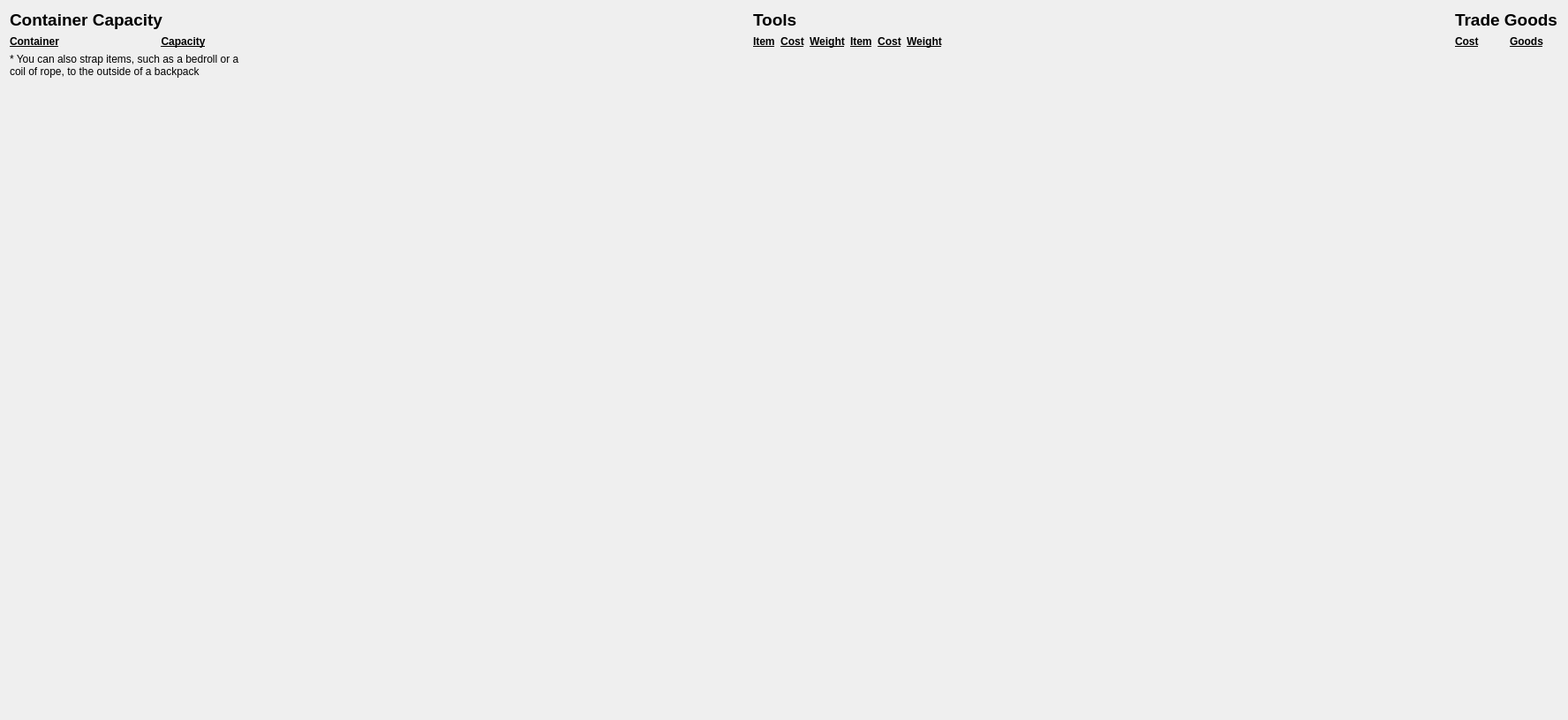
      <widget class="QWidget" name="scrollAreaWidgetContents_4">
       <property name="geometry">
        <rect>
         <x>0</x>
         <y>0</y>
         <width>1776</width>
         <height>815</height>
        </rect>
       </property>
       <layout class="QHBoxLayout" name="horizontalLayout_4">
        <item>
         <layout class="QVBoxLayout" name="verticalLayout_126">
          <item>
           <widget class="QLabel" name="label_1918">
            <property name="font">
             <font>
              <pointsize>14</pointsize>
              <weight>75</weight>
              <bold>true</bold>
             </font>
            </property>
            <property name="text">
             <string>Container Capacity</string>
            </property>
           </widget>
          </item>
          <item>
           <layout class="QHBoxLayout" name="horizontalLayout_22">
            <item>
             <layout class="QVBoxLayout" name="layoutContainerName">
              <item>
               <widget class="QLabel" name="label_1919">
                <property name="font">
                 <font>
                  <weight>75</weight>
                  <bold>true</bold>
                  <underline>true</underline>
                 </font>
                </property>
                <property name="text">
                 <string>Container</string>
                </property>
               </widget>
              </item>
             </layout>
            </item>
            <item>
             <layout class="QVBoxLayout" name="layoutContainerCapacity">
              <item>
               <widget class="QLabel" name="label_1933">
                <property name="font">
                 <font>
                  <weight>75</weight>
                  <bold>true</bold>
                  <underline>true</underline>
                 </font>
                </property>
                <property name="text">
                 <string>Capacity</string>
                </property>
                <property name="alignment">
                 <set>Qt::AlignCenter</set>
                </property>
               </widget>
              </item>
             </layout>
            </item>
           </layout>
          </item>
          <item>
           <widget class="QLabel" name="label_1947">
            <property name="text">
             <string>* You can also strap items, such as a bedroll or a coil of rope, to the outside of a backpack</string>
            </property>
            <property name="wordWrap">
             <bool>true</bool>
            </property>
           </widget>
          </item>
          <item>
           <spacer name="verticalSpacer_65">
            <property name="orientation">
             <enum>Qt::Vertical</enum>
            </property>
            <property name="sizeHint" stdset="0">
             <size>
              <width>20</width>
              <height>40</height>
             </size>
            </property>
           </spacer>
          </item>
         </layout>
        </item>
        <item>
         <spacer name="horizontalSpacer_14">
          <property name="orientation">
           <enum>Qt::Horizontal</enum>
          </property>
          <property name="sizeHint" stdset="0">
           <size>
            <width>19</width>
            <height>20</height>
           </size>
          </property>
         </spacer>
        </item>
        <item>
         <layout class="QVBoxLayout" name="verticalLayout_129">
          <item>
           <widget class="QLabel" name="label_1948">
            <property name="font">
             <font>
              <pointsize>14</pointsize>
              <weight>75</weight>
              <bold>true</bold>
             </font>
            </property>
            <property name="text">
             <string>Tools</string>
            </property>
           </widget>
          </item>
          <item>
           <layout class="QHBoxLayout" name="horizontalLayout_23">
            <item>
             <layout class="QVBoxLayout" name="layoutToolName1">
              <item>
               <widget class="QLabel" name="label_1949">
                <property name="font">
                 <font>
                  <weight>75</weight>
                  <bold>true</bold>
                  <underline>true</underline>
                 </font>
                </property>
                <property name="text">
                 <string>Item</string>
                </property>
               </widget>
              </item>
             </layout>
            </item>
            <item>
             <layout class="QVBoxLayout" name="layoutToolCost1">
              <item>
               <widget class="QLabel" name="label_1972">
                <property name="font">
                 <font>
                  <weight>75</weight>
                  <bold>true</bold>
                  <underline>true</underline>
                 </font>
                </property>
                <property name="text">
                 <string>Cost</string>
                </property>
                <property name="alignment">
                 <set>Qt::AlignCenter</set>
                </property>
               </widget>
              </item>
             </layout>
            </item>
            <item>
             <layout class="QVBoxLayout" name="layoutToolWeight1">
              <item>
               <widget class="QLabel" name="label_1995">
                <property name="font">
                 <font>
                  <weight>75</weight>
                  <bold>true</bold>
                  <underline>true</underline>
                 </font>
                </property>
                <property name="text">
                 <string>Weight</string>
                </property>
                <property name="alignment">
                 <set>Qt::AlignCenter</set>
                </property>
               </widget>
              </item>
             </layout>
            </item>
            <item>
             <layout class="QVBoxLayout" name="layoutToolName2">
              <item>
               <widget class="QLabel" name="label_2018">
                <property name="font">
                 <font>
                  <weight>75</weight>
                  <bold>true</bold>
                  <underline>true</underline>
                 </font>
                </property>
                <property name="text">
                 <string>Item</string>
                </property>
               </widget>
              </item>
             </layout>
            </item>
            <item>
             <layout class="QVBoxLayout" name="layoutToolCost2">
              <item>
               <widget class="QLabel" name="label_2041">
                <property name="font">
                 <font>
                  <weight>75</weight>
                  <bold>true</bold>
                  <underline>true</underline>
                 </font>
                </property>
                <property name="text">
                 <string>Cost</string>
                </property>
                <property name="alignment">
                 <set>Qt::AlignCenter</set>
                </property>
               </widget>
              </item>
             </layout>
            </item>
            <item>
             <layout class="QVBoxLayout" name="layoutToolWeight2">
              <item>
               <widget class="QLabel" name="label_2064">
                <property name="font">
                 <font>
                  <weight>75</weight>
                  <bold>true</bold>
                  <underline>true</underline>
                 </font>
                </property>
                <property name="text">
                 <string>Weight</string>
                </property>
                <property name="alignment">
                 <set>Qt::AlignCenter</set>
                </property>
               </widget>
              </item>
             </layout>
            </item>
           </layout>
          </item>
          <item>
           <spacer name="verticalSpacer_66">
            <property name="orientation">
             <enum>Qt::Vertical</enum>
            </property>
            <property name="sizeHint" stdset="0">
             <size>
              <width>20</width>
              <height>40</height>
             </size>
            </property>
           </spacer>
          </item>
         </layout>
        </item>
        <item>
         <spacer name="horizontalSpacer_13">
          <property name="orientation">
           <enum>Qt::Horizontal</enum>
          </property>
          <property name="sizeHint" stdset="0">
           <size>
            <width>19</width>
            <height>20</height>
           </size>
          </property>
         </spacer>
        </item>
        <item>
         <layout class="QVBoxLayout" name="verticalLayout_136">
          <item>
           <widget class="QLabel" name="label_2087">
            <property name="font">
             <font>
              <pointsize>14</pointsize>
              <weight>75</weight>
              <bold>true</bold>
             </font>
            </property>
            <property name="text">
             <string>Trade Goods</string>
            </property>
           </widget>
          </item>
          <item>
           <layout class="QHBoxLayout" name="horizontalLayout_24">
            <item>
             <layout class="QVBoxLayout" name="layoutGoodCost">
              <item>
               <widget class="QLabel" name="label_2088">
                <property name="font">
                 <font>
                  <weight>75</weight>
                  <bold>true</bold>
                  <underline>true</underline>
                 </font>
                </property>
                <property name="text">
                 <string>Cost</string>
                </property>
               </widget>
              </item>
             </layout>
            </item>
            <item>
             <layout class="QVBoxLayout" name="layoutGoodName">
              <item>
               <widget class="QLabel" name="label_2102">
                <property name="font">
                 <font>
                  <weight>75</weight>
                  <bold>true</bold>
                  <underline>true</underline>
                 </font>
                </property>
                <property name="text">
                 <string>Goods</string>
                </property>
                <property name="alignment">
                 <set>Qt::AlignLeading|Qt::AlignLeft|Qt::AlignVCenter</set>
                </property>
               </widget>
              </item>
             </layout>
            </item>
           </layout>
          </item>
          <item>
           <spacer name="verticalSpacer_67">
            <property name="orientation">
             <enum>Qt::Vertical</enum>
            </property>
            <property name="sizeHint" stdset="0">
             <size>
              <width>20</width>
              <height>40</height>
             </size>
            </property>
           </spacer>
          </item>
         </layout>
        </item>
       </layout>
      </widget>
